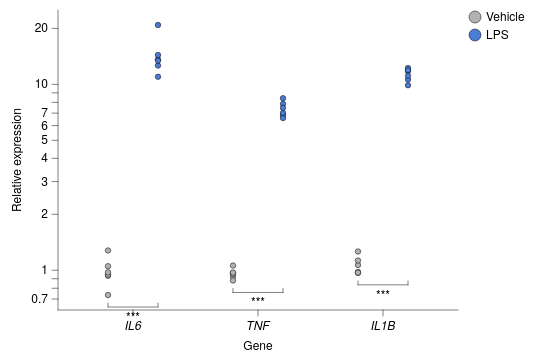

Here is the Vega-Lite specification saved for this chart:
### Vega-Lite specification from a JSON file in a GitHub repository (floating-point values rounded to 4 significant figures)
{"background": null, "config": {"arc": {"fill": "#DBDBDB", "fillOpacity": 1.0, "innerRadius": 37.5, "padAngle": 0.03, "stroke": "black", "strokeOpacity": 1, "strokeWidth": 0.25}, "area": {"fill": "#DBDBDB", "fillOpacity": 1.0, "stroke": "black", "strokeOpacity": 1, "strokeWidth": 0.25}, "axis": {"domain": true, "domainCap": "round", "domainColor": "black", "domainWidth": 0.25, "grid": false, "gridCap": "round", "gridColor": "#F1F1F1", "gridDash": [0, 0], "gridOpacity": 1.0, "gridWidth": 0.25, "labelColor": "black", "labelFont": "Helvetica Neue, HelveticaNeue, Helvetica, Arial, sans-serif", "labelFontSize": 6, "labelFontStyle": "normal", "labelFontWeight": 400, "offset": 0, "ticks": true, "tickCap": "round", "tickColor": "black", "tickRound": false, "tickSize": 3, "tickWidth": 0.25, "titleColor": "black", "titleFont": "Helvetica Neue, HelveticaNeue, Helvetica, Arial, sans-serif", "titleFontSize": 6, "titleFontStyle": "normal", "titleFontWeight": 400}, "axisX": {"domain": true, "labelAlign": "center", "labelAngle": 0, "labels": true, "ticks": true, "translate": 0}, "axisY": {"domain": true, "labelAlign": "right", "labelAngle": 0, "labels": true, "ticks": true, "translate": 0}, "axisRight": {"domain": true, "labelAlign": "left", "labelAngle": 0, "labels": true, "ticks": true, "translate": 0}, "axisTop": {"domain": true, "labelAlign": "center", "labelAngle": 0, "labels": true, "ticks": true, "translate": 0}, "axisBand": {"tickOffset": 0}, "bar": {"fill": "#DBDBDB", "fillOpacity": 1.0, "stroke": "black", "strokeOpacity": 1, "strokeWidth": 0.25}, "boxplot": {"size": 13.5, "ticks": {"cornerRadius": 0.25, "fill": "black", "opacity": 1, "size": 6.75, "thickness": 0.25}, "box": {"fillOpacity": 1.0, "stroke": "black", "strokeOpacity": 1, "strokeWidth": 0.25}, "median": {"cornerRadius": 0, "fill": "black", "fillOpacity": 1.0, "opacity": 1, "size": 13.5, "thickness": 0.25}, "rule": {"fill": "black", "fillOpacity": 1.0, "size": 15.0, "stroke": "black", "strokeDash": [0, 0], "strokeOpacity": 1, "strokeWidth": 0.25}, "outliers": {"color": "black", "fill": "black", "fillOpacity": 1.0, "size": 0, "stroke": "black", "strokeOpacity": 1, "strokeWidth": 0.25}}, "circle": {"fill": "black", "fillOpacity": 1.0, "size": 1.875, "stroke": null, "strokeOpacity": 1, "strokeWidth": 0.25}, "errorband": {"band": {"fillOpacity": 0.6, "stroke": null, "strokeWidth": 0.25, "strokeOpacity": 1}, "borders": {"opacity": 0, "strokeOpacity": 1, "strokeWidth": 0.25}}, "errorbar": {"opacity": 1, "rule": {"strokeDash": [0, 0], "strokeWidth": 0.25}, "ticks": {"color": "black", "cornerRadius": 0.125, "opacity": 1, "size": 9.0, "thickness": 0.25}, "thickness": 0.25}, "font": "Helvetica Neue, HelveticaNeue, Helvetica, Arial, sans-serif", "geoshape": {"fill": "#DBDBDB", "fillOpacity": 1.0, "stroke": "black", "strokeOpacity": 1, "strokeWidth": 0.25}, "header": {"labelColor": "black", "labelFont": "Helvetica Neue, HelveticaNeue, Helvetica, Arial, sans-serif", "labelFontSize": 6, "labelFontStyle": "normal", "labelFontWeight": 400, "titleColor": "black", "titleFont": "Helvetica Neue, HelveticaNeue, Helvetica, Arial, sans-serif", "titleFontSize": 6, "titleFontStyle": "normal", "titleFontWeight": 400, "titlePadding": 0}, "legend": {"disable": false, "offset": 4.5, "titlePadding": 4, "labelOffset": 2, "gradientLabelOffset": 2, "columnPadding": 4, "rowPadding": 2, "gradientLength": 75.0, "gradientThickness": 7.5, "gradientOpacity": 1.0, "gradientStrokeColor": "black", "gradientStrokeWidth": 0.25, "labelColor": "black", "labelFont": "Helvetica Neue, HelveticaNeue, Helvetica, Arial, sans-serif", "labelFontSize": 6, "labelFontStyle": "normal", "labelFontWeight": 400, "strokeColor": "black", "strokeWidth": 0, "symbolSize": 36, "symbolStrokeColor": "black", "symbolStrokeWidth": 0.25, "titleColor": "black", "titleFont": "Helvetica Neue, HelveticaNeue, Helvetica, Arial, sans-serif", "titleFontSize": 6, "titleFontStyle": "normal", "titleFontWeight": 400}, "line": {"color": "black", "stroke": "black", "strokeCap": "butt", "strokeDash": [0, 0], "strokeOpacity": 1, "strokeWidth": 0.5}, "point": {"filled": true, "fill": "#DBDBDB", "fillOpacity": 1.0, "size": 7.5, "stroke": "black", "strokeOpacity": 1, "strokeWidth": 0.25}, "range": {"category": ["#B2B2B2", "#4A7CD3", "#008542", "#664CAF", "#509F98", "#636363", "#284F93", "#005226", "#382864", "#285753"], "diverging": {"scheme": ["#443E60", "#5F597E", "#7C759B", "#9994B6", "#B7B4CC", "#D6D5DC", "#F6F6F6", "#D1DAD9", "#A4C2BF", "#7AA9A4", "#578E89", "#37736E", "#1B5954"]}, "heatmap": {"scheme": ["#440154", "#472270", "#433E82", "#38598C", "#2C728E", "#238A8D", "#24A086", "#39B578", "#5DC862", "#96D646", "#CAE02D", "#FDE724"]}, "ordinal": {"scheme": ["#F1F1F1", "#DBDBDB", "#C6C6C6", "#B2B2B2", "#9D9D9D", "#898989", "#767676", "#636363", "#515151", "#404040", "#2F2F2F", "#1F1F1F"]}, "ramp": {"scheme": ["#440154", "#472270", "#433E82", "#38598C", "#2C728E", "#238A8D", "#24A086", "#39B578", "#5DC862", "#96D646", "#CAE02D", "#FDE724"]}}, "rule": {"color": "black", "stroke": "black", "strokeCap": "round", "strokeDash": [2, 2], "strokeOpacity": 1, "strokeWidth": 0.25}, "scale": {"barBandPaddingInner": 0.1, "rectBandPaddingInner": 0, "tickBandPaddingInner": 0.1, "bandPaddingOuter": 0.1, "bandWithNestedOffsetPaddingInner": 0.2, "bandWithNestedOffsetPaddingOuter": 0.2, "offsetBandPaddingInner": 0, "offsetBandPaddingOuter": 0, "continuousPadding": 7.5, "round": false}, "rect": {"fill": "#DBDBDB", "fillOpacity": 1.0, "stroke": "black", "strokeOpacity": 1, "strokeWidth": 0.25}, "square": {"fill": "#DBDBDB", "fillOpacity": 1.0, "size": 15.0, "stroke": "black", "strokeOpacity": 1, "strokeWidth": 0.25}, "text": {"color": "black", "font": "Helvetica Neue, HelveticaNeue, Helvetica, Arial, sans-serif", "fontSize": 6, "fontStyle": "normal", "fontWeight": 400}, "tick": {"color": "black", "cornerRadius": 0.125, "opacity": 1.0, "size": 13.5, "thickness": 0.25}, "title": {"anchor": "middle", "frame": "group", "color": "black", "font": "Helvetica Neue, HelveticaNeue, Helvetica, Arial, sans-serif", "fontSize": 6, "fontStyle": "normal", "fontWeight": 400, "subtitleColor": "black", "subtitleFont": "Helvetica Neue, HelveticaNeue, Helvetica, Arial, sans-serif", "subtitleFontSize": 6, "subtitleFontStyle": "normal", "subtitleFontWeight": 400}, "trail": {"color": "black", "opacity": 1, "size": 0.5}, "view": {"continuousWidth": 200, "continuousHeight": 150, "discreteWidth": 200, "discreteHeight": 150, "fill": null, "stroke": null, "strokeWidth": 0.25}}, "layer": [{"data": {"name": "data-7edccd6c12a20bd22860bef3c4851d46"}, "mark": {"type": "point", "filled": true}, "encoding": {"color": {"field": "condition", "sort": ["Vehicle", "LPS"], "title": null, "type": "nominal"}, "x": {"axis": {"labelFontStyle": "italic"}, "field": "gene", "sort": ["IL6", "TNF", "IL1B"], "title": "Gene", "type": "nominal"}, "xOffset": {"field": "condition", "sort": ["Vehicle", "LPS"], "type": "nominal"}, "y": {"field": "expr", "scale": {"type": "log", "nice": false}, "title": "Relative expression", "type": "quantitative"}}}, {"layer": [{"layer": [{"data": {"values": [{"gene": "IL6", "condition": "Vehicle", "__y": 0.7359, "__dysonsphere__": 1}, {"gene": "IL6", "condition": "LPS", "__y": 0.7359, "__dysonsphere__": 1}]}, "mark": {"type": "line", "strokeCap": "round", "strokeDash": [0, 0], "strokeWidth": 0.25, "yOffset": 6.0}, "encoding": {"x": {"field": "gene", "sort": ["IL6", "TNF", "IL1B"], "type": "nominal"}, "xOffset": {"field": "condition", "sort": ["Vehicle", "LPS"], "type": "nominal"}, "y": {"field": "__y", "type": "quantitative", "scale": {"nice": false}}}}, {"data": {"values": [{"gene": "IL6", "condition": "Vehicle", "__y": 0.7359, "__y2": 0.7359, "__dysonsphere__": 1}]}, "mark": {"type": "rule", "strokeCap": "round", "strokeDash": [0, 0], "strokeWidth": 0.25, "y2Offset": 4.0, "yOffset": 6.0}, "encoding": {"x": {"field": "gene", "sort": ["IL6", "TNF", "IL1B"], "type": "nominal"}, "xOffset": {"field": "condition", "sort": ["Vehicle", "LPS"], "type": "nominal"}, "y": {"field": "__y", "type": "quantitative", "scale": {"nice": false}}, "y2": {"field": "__y2"}}}, {"data": {"values": [{"gene": "IL6", "condition": "LPS", "__y": 0.7359, "__y2": 0.7359, "__dysonsphere__": 1}]}, "mark": {"type": "rule", "strokeCap": "round", "strokeDash": [0, 0], "strokeWidth": 0.25, "y2Offset": 4.0, "yOffset": 6.0}, "encoding": {"x": {"field": "gene", "sort": ["IL6", "TNF", "IL1B"], "type": "nominal"}, "xOffset": {"field": "condition", "sort": ["Vehicle", "LPS"], "type": "nominal"}, "y": {"field": "__y", "type": "quantitative", "scale": {"nice": false}}, "y2": {"field": "__y2"}}}, {"data": {"values": [{"__y": 0.7359, "__label": "***", "__dysonsphere__": 1}]}, "mark": {"type": "text", "align": "center", "baseline": "top", "dy": 8.0, "fontSize": 6}, "encoding": {"text": {"field": "__label", "type": "nominal"}, "x": {"value": 37.5}, "y": {"field": "__y", "type": "quantitative", "scale": {"nice": false}}}}]}, {"layer": [{"data": {"values": [{"gene": "TNF", "condition": "Vehicle", "__y": 0.8811, "__dysonsphere__": 1}, {"gene": "TNF", "condition": "LPS", "__y": 0.8811, "__dysonsphere__": 1}]}, "mark": {"type": "line", "strokeCap": "round", "strokeDash": [0, 0], "strokeWidth": 0.25, "yOffset": 6.0}, "encoding": {"x": {"field": "gene", "sort": ["IL6", "TNF", "IL1B"], "type": "nominal"}, "xOffset": {"field": "condition", "sort": ["Vehicle", "LPS"], "type": "nominal"}, "y": {"field": "__y", "type": "quantitative", "scale": {"nice": false}}}}, {"data": {"values": [{"gene": "TNF", "condition": "Vehicle", "__y": 0.8811, "__y2": 0.8811, "__dysonsphere__": 1}]}, "mark": {"type": "rule", "strokeCap": "round", "strokeDash": [0, 0], "strokeWidth": 0.25, "y2Offset": 4.0, "yOffset": 6.0}, "encoding": {"x": {"field": "gene", "sort": ["IL6", "TNF", "IL1B"], "type": "nominal"}, "xOffset": {"field": "condition", "sort": ["Vehicle", "LPS"], "type": "nominal"}, "y": {"field": "__y", "type": "quantitative", "scale": {"nice": false}}, "y2": {"field": "__y2"}}}, {"data": {"values": [{"gene": "TNF", "condition": "LPS", "__y": 0.8811, "__y2": 0.8811, "__dysonsphere__": 1}]}, "mark": {"type": "rule", "strokeCap": "round", "strokeDash": [0, 0], "strokeWidth": 0.25, "y2Offset": 4.0, "yOffset": 6.0}, "encoding": {"x": {"field": "gene", "sort": ["IL6", "TNF", "IL1B"], "type": "nominal"}, "xOffset": {"field": "condition", "sort": ["Vehicle", "LPS"], "type": "nominal"}, "y": {"field": "__y", "type": "quantitative", "scale": {"nice": false}}, "y2": {"field": "__y2"}}}, {"data": {"values": [{"__y": 0.8811, "__label": "***", "__dysonsphere__": 1}]}, "mark": {"type": "text", "align": "center", "baseline": "top", "dy": 8.0, "fontSize": 6}, "encoding": {"text": {"field": "__label", "type": "nominal"}, "x": {"value": 100.0}, "y": {"field": "__y", "type": "quantitative", "scale": {"nice": false}}}}]}, {"layer": [{"data": {"values": [{"gene": "IL1B", "condition": "Vehicle", "__y": 0.9682, "__dysonsphere__": 1}, {"gene": "IL1B", "condition": "LPS", "__y": 0.9682, "__dysonsphere__": 1}]}, "mark": {"type": "line", "strokeCap": "round", "strokeDash": [0, 0], "strokeWidth": 0.25, "yOffset": 6.0}, "encoding": {"x": {"field": "gene", "sort": ["IL6", "TNF", "IL1B"], "type": "nominal"}, "xOffset": {"field": "condition", "sort": ["Vehicle", "LPS"], "type": "nominal"}, "y": {"field": "__y", "type": "quantitative", "scale": {"nice": false}}}}, {"data": {"values": [{"gene": "IL1B", "condition": "Vehicle", "__y": 0.9682, "__y2": 0.9682, "__dysonsphere__": 1}]}, "mark": {"type": "rule", "strokeCap": "round", "strokeDash": [0, 0], "strokeWidth": 0.25, "y2Offset": 4.0, "yOffset": 6.0}, "encoding": {"x": {"field": "gene", "sort": ["IL6", "TNF", "IL1B"], "type": "nominal"}, "xOffset": {"field": "condition", "sort": ["Vehicle", "LPS"], "type": "nominal"}, "y": {"field": "__y", "type": "quantitative", "scale": {"nice": false}}, "y2": {"field": "__y2"}}}, {"data": {"values": [{"gene": "IL1B", "condition": "LPS", "__y": 0.9682, "__y2": 0.9682, "__dysonsphere__": 1}]}, "mark": {"type": "rule", "strokeCap": "round", "strokeDash": [0, 0], "strokeWidth": 0.25, "y2Offset": 4.0, "yOffset": 6.0}, "encoding": {"x": {"field": "gene", "sort": ["IL6", "TNF", "IL1B"], "type": "nominal"}, "xOffset": {"field": "condition", "sort": ["Vehicle", "LPS"], "type": "nominal"}, "y": {"field": "__y", "type": "quantitative", "scale": {"nice": false}}, "y2": {"field": "__y2"}}}, {"data": {"values": [{"__y": 0.9682, "__label": "***", "__dysonsphere__": 1}]}, "mark": {"type": "text", "align": "center", "baseline": "top", "dy": 8.0, "fontSize": 6}, "encoding": {"text": {"field": "__label", "type": "nominal"}, "x": {"value": 162.5}, "y": {"field": "__y", "type": "quantitative", "scale": {"nice": false}}}}]}], "name": "__dysonsphere_97d91577472e7631_23"}], "$schema": "https://vega.github.io/schema/vega-lite/v6.4.1.json", "datasets": {"data-7edccd6c12a20bd22860bef3c4851d46": [{"gene": "IL6", "condition": "Vehicle", "expr": 1.278}, {"gene": "IL6", "condition": "Vehicle", "expr": 0.7359}, {"gene": "IL6", "condition": "Vehicle", "expr": 1.051}, {"gene": "IL6", "condition": "Vehicle", "expr": 0.9341}, {"gene": "IL6", "condition": "Vehicle", "expr": 0.9471}, {"gene": "IL6", "condition": "Vehicle", "expr": 0.9745}, {"gene": "IL6", "condition": "LPS", "expr": 10.99}, {"gene": "IL6", "condition": "LPS", "expr": 13.62}, {"gene": "IL6", "condition": "LPS", "expr": 12.62}, {"gene": "IL6", "condition": "LPS", "expr": 20.86}, {"gene": "IL6", "condition": "LPS", "expr": 14.38}, {"gene": "IL6", "condition": "LPS", "expr": 13.42}, {"gene": "TNF", "condition": "Vehicle", "expr": 0.9668}, {"gene": "TNF", "condition": "Vehicle", "expr": 0.923}, {"gene": "TNF", "condition": "Vehicle", "expr": 0.8811}, {"gene": "TNF", "condition": "Vehicle", "expr": 0.9542}, {"gene": "TNF", "condition": "Vehicle", "expr": 1.06}, {"gene": "TNF", "condition": "Vehicle", "expr": 0.9718}, {"gene": "TNF", "condition": "LPS", "expr": 7.853}, {"gene": "TNF", "condition": "LPS", "expr": 6.834}, {"gene": "TNF", "condition": "LPS", "expr": 7.02}, {"gene": "TNF", "condition": "LPS", "expr": 8.427}, {"gene": "TNF", "condition": "LPS", "expr": 7.473}, {"gene": "TNF", "condition": "LPS", "expr": 6.588}, {"gene": "IL1B", "condition": "Vehicle", "expr": 0.9783}, {"gene": "IL1B", "condition": "Vehicle", "expr": 1.067}, {"gene": "IL1B", "condition": "Vehicle", "expr": 1.261}, {"gene": "IL1B", "condition": "Vehicle", "expr": 0.9682}, {"gene": "IL1B", "condition": "Vehicle", "expr": 0.9712}, {"gene": "IL1B", "condition": "Vehicle", "expr": 1.128}, {"gene": "IL1B", "condition": "LPS", "expr": 9.89}, {"gene": "IL1B", "condition": "LPS", "expr": 10.62}, {"gene": "IL1B", "condition": "LPS", "expr": 12.23}, {"gene": "IL1B", "condition": "LPS", "expr": 11.79}, {"gene": "IL1B", "condition": "LPS", "expr": 11.12}, {"gene": "IL1B", "condition": "LPS", "expr": 11.92}]}}
